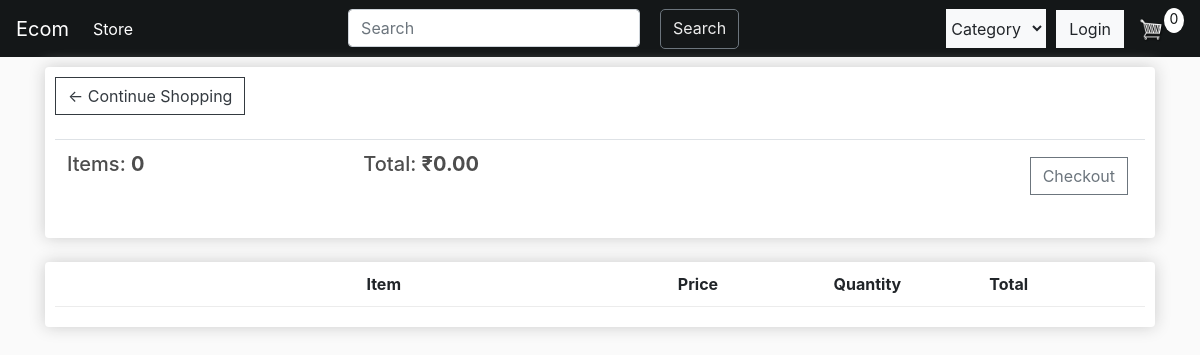
Before: /cart (signed in) with the older database file.
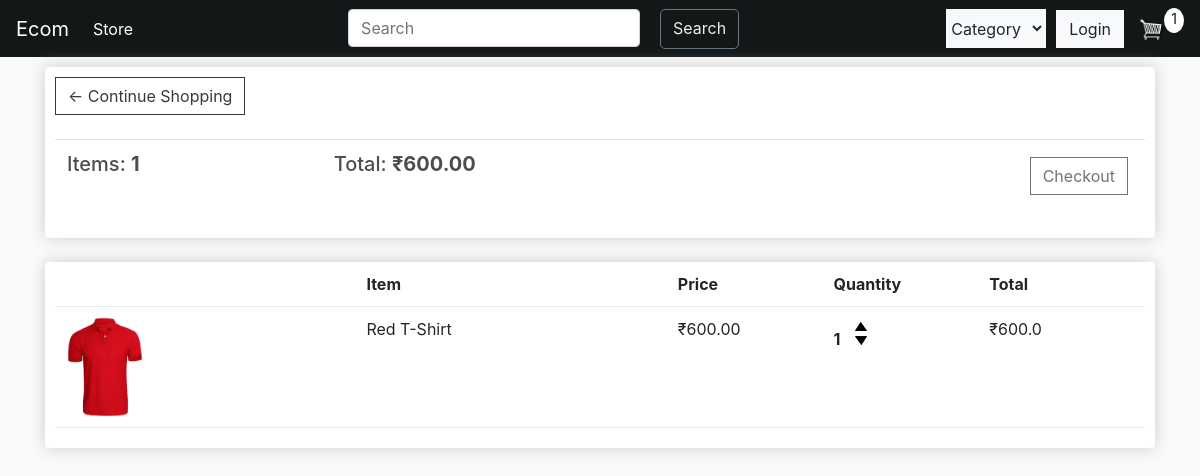
After: the same page with the newer database file.
### store/models.py (models this page shows, shortened)
class Order(models.Model):
    customer = models.ForeignKey(Customer, on_delete=models.SET_NULL,blank=True,null=True)
    date_ordered = models.DateTimeField(auto_now_add=True)
    complete = models.BooleanField(default=False,null=True,blank=False)
    transaction_id = models.CharField(max_length=200, null=True)
    @property
    def get_cart_total(self):
        orderitem = self.orderitem_set.all()
        total =  sum([item.get_total for item in orderitem])
        return total
    @property
    def get_cart_items(self):
        orderitem = self.orderitem_set.all()
        total = sum([item.quantity for item in orderitem])
        return total

class OrderItem(models.Model):
    product = models.ForeignKey(Product, on_delete=models.SET_NULL, null =True)
    order = models.ForeignKey(Order, on_delete = models.SET_NULL, null = True)
    quantity = models.IntegerField(default = 0, null = True, blank = True)
    date_added = models.DateTimeField(auto_now_add = True)
    @property
    def get_total(self):
        total = self.product.price * self.quantity
        return total

class Product(models.Model):
    name = models.CharField(max_length=200,null=True)
    price = models.FloatField()
    description = models.CharField(max_length=500,blank=True,default="")
    CATEGORY = (('shirt','SHIRT'), ('t-shirt','T-SHIRT'),('trouser','TROUSER'))
    categories = models.CharField(max_length=7,choices=CATEGORY,default='shirt')
    image = models.ImageField(null=True,blank = True)
    stock = models.IntegerField(default = 0)
    @property
    def imageURL(self):
        try:
            url = self.image.url
        except:
            url = ''
        return url

### store/views.py (the view)
# urls.py: path('cart',views.cart,name='cart'),
def cart(request):
    if request.user.is_authenticated:
        customer = request.user.customer
        order, created = Order.objects.get_or_create(customer=customer, complete = False)
        items = order.orderitem_set.all()
        cartItems = order.get_cart_items
    else:
        items = []
        order = {"get_cart_items":0,"get_cart_total":0}
        cartItems = order["get_cart_items"]
    context = {"items":items, "order":order, "cartItems": cartItems}
    return render(request,'store/cart.html',context)

### store/templates/store/cart.html
{% extends 'store/main.html'%}
{% load static%}
{%block content%}
<div class="row">
    <div class="col-lg-12">
        <div class="box-element">
          <a class="btn btn-outline-dark" href="{%url 'store'%}">&#8592; Continue Shopping</a>
          <br>
          <br>
          <table class="table">
              <th><h5>Items: <strong>{{order.get_cart_items}}</strong></h6></th>
              <th><h5>Total: <strong>₹{{order.get_cart_total|floatformat:2}}</strong></h6></th>
              <th>
                  {% if user.is_authenticated %}
                    <a class="btn btn-outline-secondary checkout" href="{%url 'checkout' %}">
                        Checkout
                    </a>
                  {% else %}
                    <a class="btn btn-outline-secondary checkout" href="#">
                        Login first
                    </a>
                  {% endif %}
              </th>
          </table>
        </div>
        <br>
        <div class="box-element">
            <div class="cart-row">
                <div style="flex:2"></div>
                <div style="flex:2"><strong>Item</strong></div>
                <div style="flex:1"><strong>Price</strong></div>
                <div style="flex:1"><strong>Quantity</strong></div>
                <div style="flex:1"><strong>Total</strong></div>
            </div>
            {% for item in items %}
            <div class="cart-row">
                <div style="flex:2"><a href="#"><img src="{{item.product.imageURL}}" class="row-image"></a></div>
                <div style="flex:2">{{item.product.name}}</div>
                <div style="flex:1">₹{{item.product.price|floatformat:2}}</div>
                <div style="flex:1">
                    <p class="quantity">{{item.quantity}}</p>
                    <div class="quantity">
                        {% if item.product.stock > 0 %}
                        <img  data-product={{item.product.id}} data-action="add" src="{%static 'image/arrow-up.png'%}" class="chg-quantity update-cart">
                        {% endif %}
                        <img data-product={{item.product.id}} data-action="remove"src="{%static 'image/arrow-down.png'%}" class="chg-quantity update-cart">
                    </div>
                </div>
                <div style="flex:1">₹{{item.get_total}}</div>
            </div>
            {% endfor %}
        </div>
    </div>
</div>
{%endblock%}

### store/templates/store/main.html (shortened to what this page needs)
<!DOCTYPE html>
{%load static%}
<html lang="en">
    <head>
        <link rel="stylesheet" href="https://stackpath.bootstrapcdn.com/bootstrap/4.4.1/css/bootstrap.min.css">
        <link rel="stylesheet" type="text/css" href="{%static 'css/core.css'%}?{% now 'U'%}">
    </head>
    <body>
      <nav class="navbar navbar-expand-lg navbar-dark bg-dark">
        <a class="navbar-brand" href="{% url 'store' %}">Ecom</a>
        <div class="collapse navbar-collapse" id="navbarSupportedContent">
          <ul class="navbar-nav mr-auto">
            <li class="nav-item active">
              <a class="nav-link" href="{% url 'store' %}">Store <span class="sr-only">(current)</span></a>
            </li>
          </ul>
          <form action="{% url 'store'%}" method="GET" class="searching">
            <input class="form-control me-2 search-field" type="search" placeholder="Search" aria-label="Search" name="search" >
            <button class="btn btn-outline-secondary search-button" type="submit">Search</button>
          </form>
          <form action="{% url 'store'%}" method="GET">
            <select class="form-select btn-light selection" aria-label="Default select example" name="selection" onchange='this.form.submit()'>
              <option selected >Category</option>
            </select>
          </form>
             <a href="#"class="btn btn-light">Login</a>
             <a href="{% url 'cart' %}">
              <img  id="cart-icon" src="{% static 'image/cart.png' %}">
            </a>
            <p id="cart-total">{{cartItems}}</p>
          </div>
      </nav>
        <div class="container">
            {% block content%}
            {% endblock content%}
        </div>
    </body>
</html>

### static/css/core.css (style rules this page uses)
body { background-color: hsl(0, 0%, 98%); }
h1,h2,h3,h4,h5,h6 { color:hsl(0, 0%, 30%); }
.box-element { box-shadow:hsl(0, 0%, 80%) 0 0 16px; background-color: #fff; border-radius: 4px; padding: 10px; }
.bg-dark { background-color: #141718!important; }
#cart-icon { width:25px; display: inline-block; margin-left: 15px; }
#cart-total { display: block; text-align: center; color:#141718; background-color: #fff; width: 20px; height: 25px; border-radius: 50%; font-size: 14px; }
.col-lg-4, .col-lg-6, .col-lg-8, .col-lg-12 { margin-top: 10px; }
.btn { border-radius: 0; }
.row-image { width: 100px; }
.cart-row { display: flex; align-items: flex-stretch; padding-bottom: 10px; margin-bottom: 10px; border-bottom: 1px solid #ececec; }
.quantity { display: inline-block; font-weight: 700; padding-right:10px; }
.chg-quantity { width: 12px; cursor: pointer; display: block; margin-top: 5px; transition:.1s; }
.checkout { float:right; margin: 5px; }
.selection { margin-right: 10px; width: 100px; height: 39px; }
.search-field { display: inline-block; margin-right: 20px; }
.search-button { display: inline-block; color:#ececec; border-radius: 5px; padding-bottom: 8px; }
.searching { display: inherit; margin-right: auto; width: 391px; }

Changed rows visible on the page:
removed Order: get_cart_items "0", get_cart_total "0.00"
added Order: get_cart_items "1", get_cart_total "600.00"
added OrderItem: product.imageURL (picture), product.name "Red T-Shirt", product.price "600.00", quantity "1", get_total "600.0"
Other visible differences:
{{ cartItems }}: "0" → "1"
